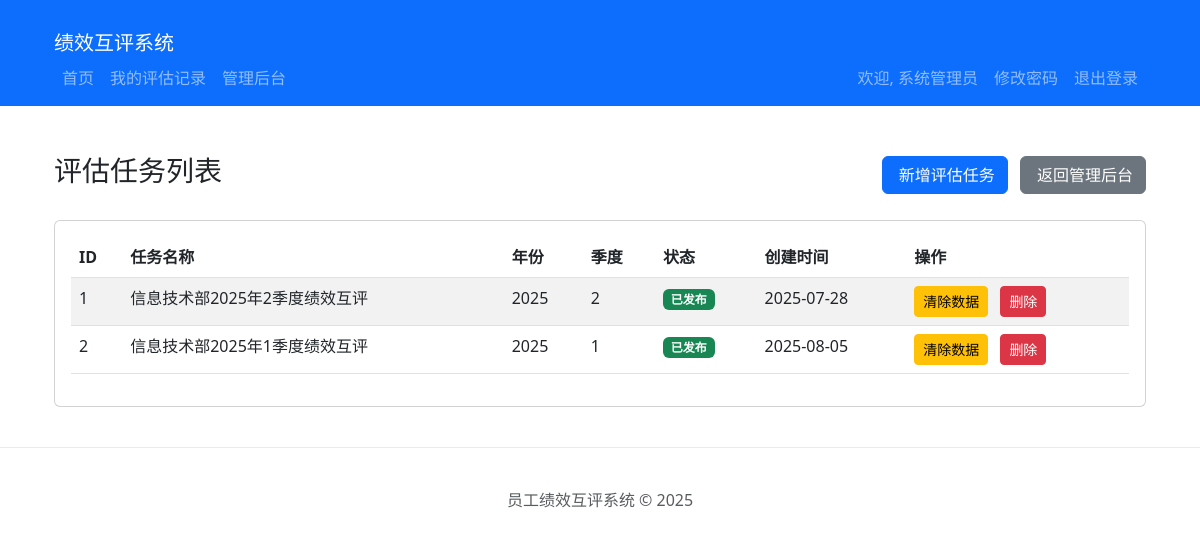
The app's page /admin/tasks (signed in), older data.
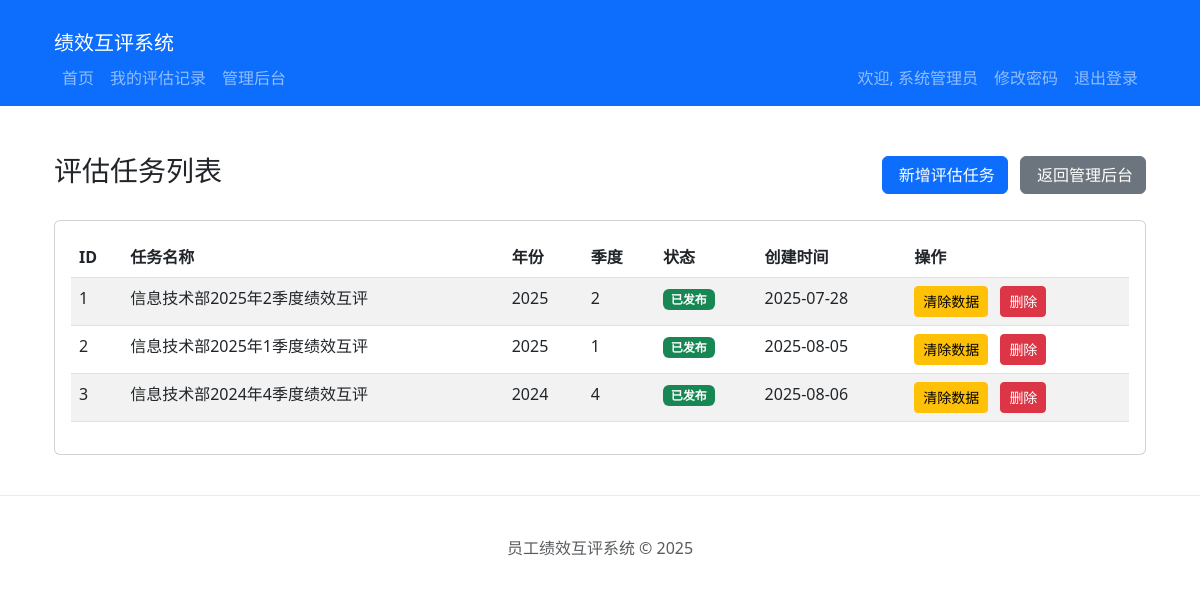
The same page, newer data.
### models.py (models this page shows, shortened)
class EvaluationTask(db.Model):
    __tablename__ = 'evaluation_task'
    id = db.Column(db.Integer, primary_key=True)
    year = db.Column(db.Integer, nullable=False)
    quarter = db.Column(db.Integer, nullable=False)  # 1-4
    name = db.Column(db.String(200), nullable=False)
    status = db.Column(db.String(20), default='published', nullable=False)
    created_at = db.Column(db.DateTime, default=datetime.utcnow)
    updated_at = db.Column(db.DateTime, default=datetime.utcnow, onupdate=datetime.utcnow)
    records = db.relationship('EvaluationRecord', back_populates='task', cascade='all, delete-orphan', lazy='dynamic')

### app.py (the view)
@app.route('/admin/tasks')
@login_required
@readonly_admin_required
def admin_task_list():
    from models import EvaluationTask
    tasks = EvaluationTask.query.all()
    return render_template('admin/task_list.html', tasks=tasks)

### app.py (called while the page is built)
def readonly_admin_required(f):
    @wraps(f)
    def decorated_function(*args, **kwargs):
        if not current_user.is_authenticated:
            return redirect(url_for('login', next=request.url))
        if not (current_user.is_admin or current_user.employee_id >= '2'):
            abort(403)
        if current_user.employee_id >= '2' and request.method != 'GET':
            flash('您只能以只读模式访问管理后台', 'danger')
            return redirect(url_for('admin_dashboard'))
        return f(*args, **kwargs)
    return decorated_function

@app.template_filter('shanghai_time')
def shanghai_time_filter(dt, format='%Y-%m-%d %H:%M:%S'):
    if dt is None:
        return ""
    utc_dt = pytz.utc.localize(dt)
    shanghai_tz = pytz.timezone('Asia/Shanghai')
    return utc_dt.astimezone(shanghai_tz).strftime(format)

@login_manager.user_loader
def load_user(user_id):
    return Employee.query.get(int(user_id))

### templates/admin/task_list.html (shortened to what this page needs)
{% extends 'base.html' %}
{% block content %}
<div class="container mt-5">
    <div class="d-flex justify-content-between align-items-center mb-4">
    <h3>评估任务列表</h3>
    <div>
        <a href="{{ url_for('admin_add_task') }}" class="btn btn-primary me-2">
             新增评估任务
        </a>
        <a href="{{ url_for('admin_dashboard') }}" class="btn btn-secondary">
             返回管理后台
        </a>
    </div>
</div>
    <div class="card">
        <div class="card-body">
            <table class="table table-striped">
                <thead>
                    <tr>
                        <th>ID</th>
                        <th>任务名称</th>
                        <th>年份</th>
                        <th>季度</th>
                        <th>状态</th>
                        <th>创建时间</th>
                        <th>操作</th>
                    </tr>
                </thead>
                <tbody>
                    {% for task in tasks %}
                    <tr>
                        <td>{{ task.id }}</td>
                        <td>{{ task.name }}</td>
                        <td>{{ 2000 + task.year if task.year < 100 else task.year }}</td>
                        <td>{{ task.quarter }}</td>
                        <td>
                            {% if task.status == 'published' %}
                                <span class="badge bg-success">已发布</span>
                            {% else %}
                                <span class="badge bg-secondary">草稿</span>
                            {% endif %}
                        </td>
                        <td>{{ task.created_at|shanghai_time('%Y-%m-%d') }}</td>
                        <td>
                            <button type="button" class="btn btn-warning btn-sm me-2" data-bs-toggle="modal" data-bs-target="#clearModal{{ task.id }}">
                                清除数据
                            </button>
                            <button type="button" class="btn btn-danger btn-sm" data-bs-toggle="modal" data-bs-target="#deleteModal{{ task.id }}">
                                删除
                            </button>
                        </td>
                    </tr>
                    {% else %}
                    <tr>
                        <td colspan="7" class="text-center">暂无评估任务</td>
                    </tr>
                    {% endfor %}
                </tbody>
            </table>
        </div>
    </div>
</div>
{% endblock %}

Row changes from the older to the newer data that the page shows:
added EvaluationTask: id "3", name "信息技术部2024年4季度绩效互评", 2000+task.yeariftask.year<100elsetask.year "2024", quarter "4", status "已发布", created_at|shanghai_time "2025-08-06"
